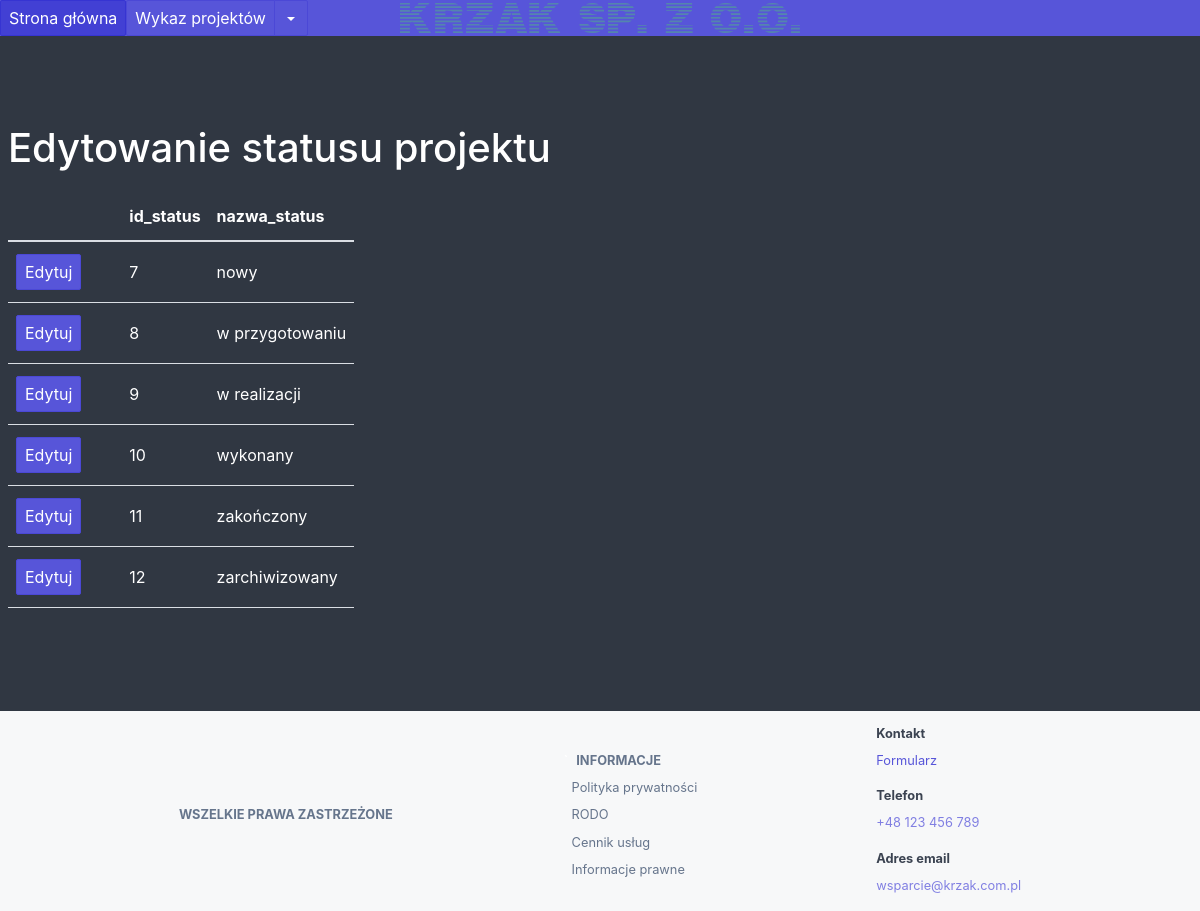
Screenshot of /edytuj_status with the database file from the repository.
### flask_app.py (models this page shows)
class Status(db.Model):
    id_status = db.Column(db.Integer, primary_key=True, unique=True)
    nazwa_status = db.Column(db.Text)

### flask_app.py (the view, shortened to what this page needs)
@app.route('/edytuj_status', methods=['GET','POST'])
def edytuj_status():
    db_class  = Status
    db_pk     = Status.id_status
    db_pk_str = 'id_status'
    editable_columns = ['nazwa_status']
    return render_template('edytuj_status.html',
           db_class=db_class,
           db_query=db.session.query(db_class),
           editable_columns=editable_columns)

### templates/edytuj_status.html (shortened to what this page needs)
{% extends "bazowa_templatka.html" %}
{% block content %}
<h1>Edytowanie statusu projektu</h1>
<table class="table table-scroll bg-dark">
  <thead>
    <tr>
      <th></th>
      <th></th>
      <th></th>
      {% for column in db_class.__table__.columns %}
        <th>{{ column.name }}</th>
      {% endfor %}
    </tr>
  </thead>
  <tbody>
  {% for row in db_query.all() %}
    {% set idx = loop.index %}
    <tr id="record-{{idx}}">
        <td id="edit-btn-{{idx}}"><button class="btn btn-primary" onclick="start_edit({{idx}})">Edytuj</button></td>
        <td id="filler-1-{{idx}}"></td>
        <td id="filler-2-{{idx}}"></td>
        <form action="/edytuj_status" method="POST">
          {% for column in db_class.__table__.columns %}
            <td>
              {% if column.name in editable_columns %}
                <div class="editable-label">{{ row.__dict__[column.name] }}</div>
              {% else %}
                <div>{{ row.__dict__[column.name] }}</div>
              {% endif %}
            </td>
          {% endfor %}
        </form>
    </tr>
  {% endfor %}
  </tbody>
</table>
{% endblock %}

### rows the page displays
Status: __dict__ "7", nazwa_status "nowy"
Status: __dict__ "8", nazwa_status "w przygotowaniu"
Status: __dict__ "9", nazwa_status "w realizacji"
Status: __dict__ "10", nazwa_status "wykonany"
Status: __dict__ "11", nazwa_status "zakończony"
Status: __dict__ "12", nazwa_status "zarchiwizowany"

### other values shown
{{ column.name }} "id_status" "nazwa_status"
